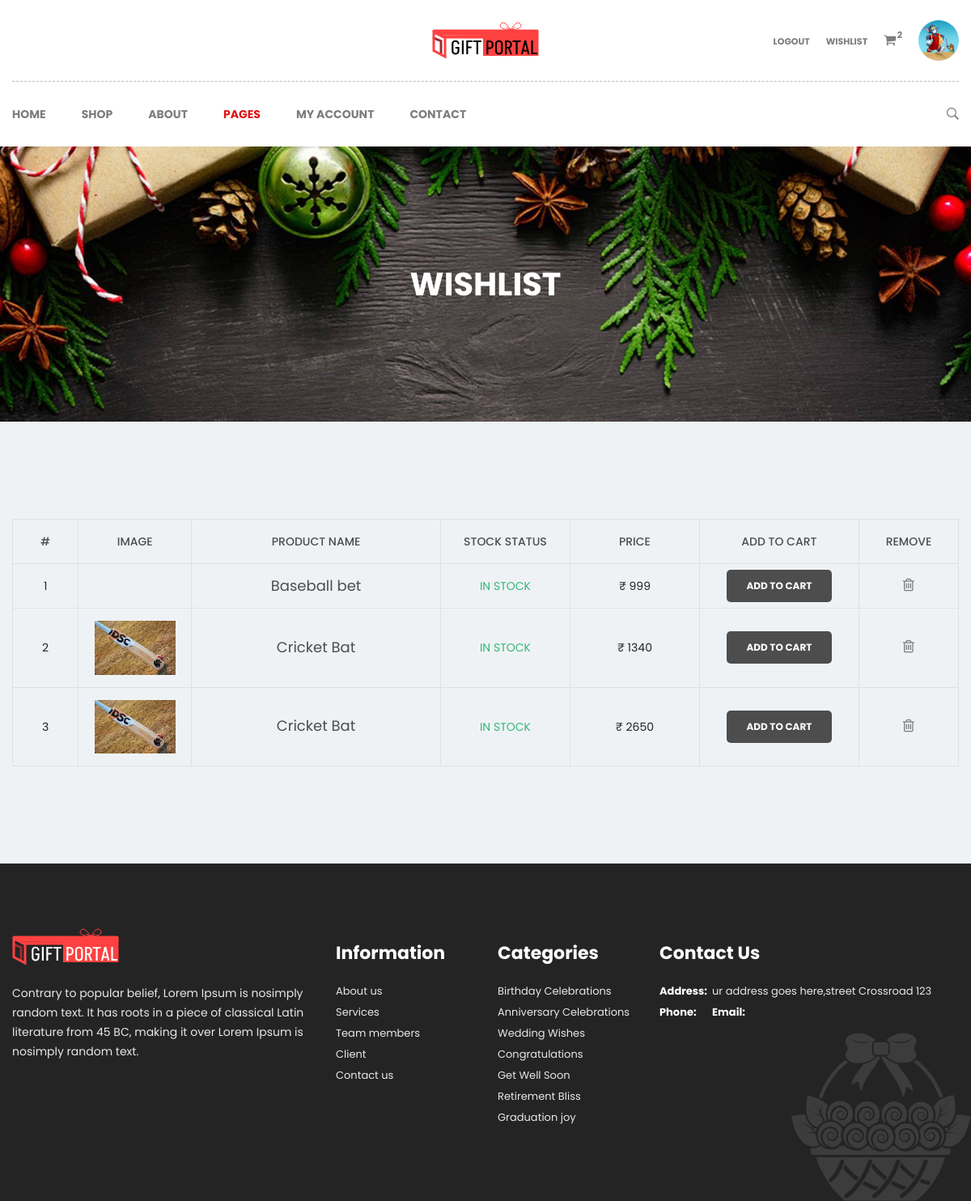
The app's page /wishlist (signed in), older data.
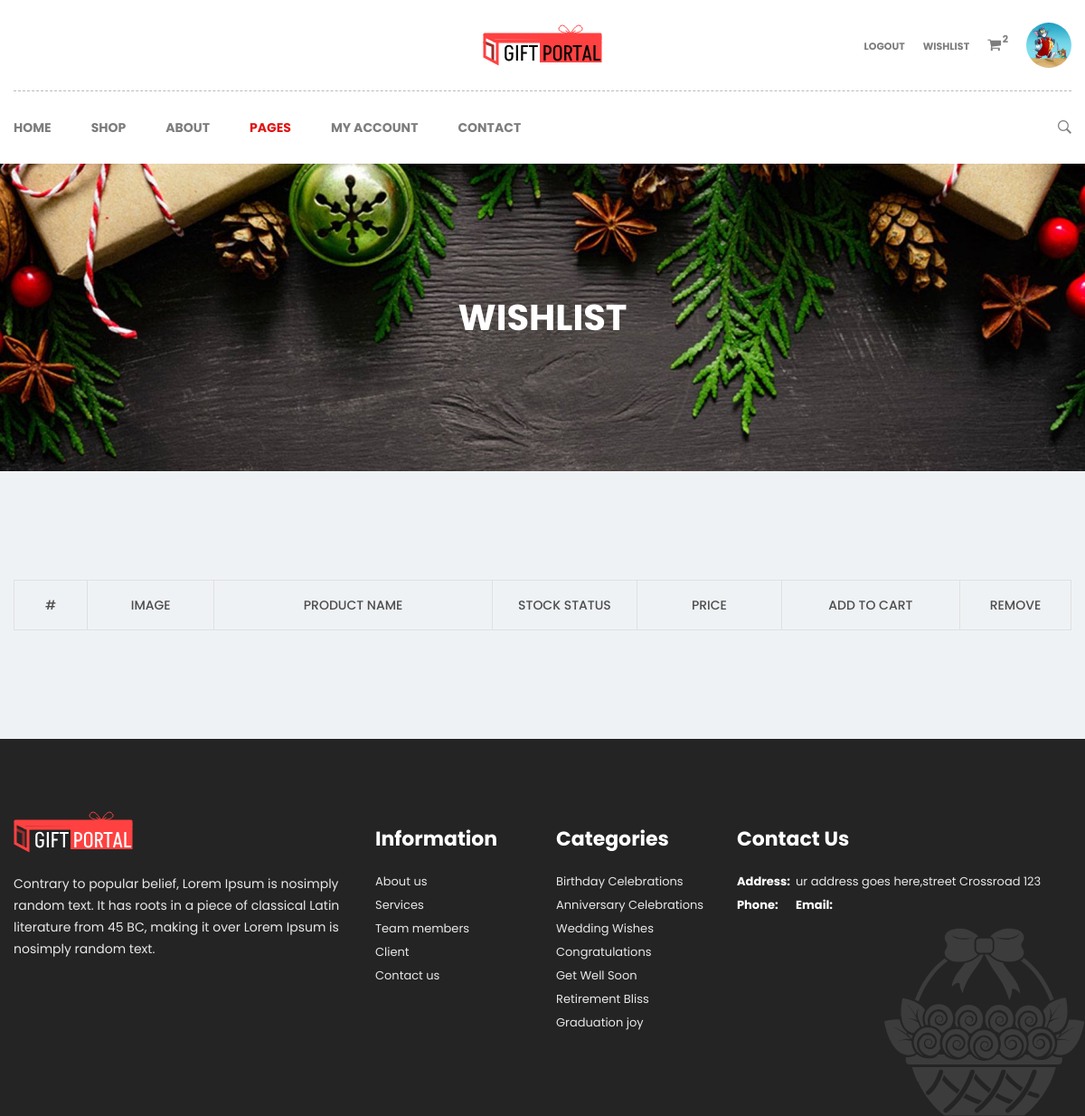
The same page, newer data.
### giftapp/models.py (models this page shows, shortened)
class wishlist(models.Model):
    u_id = models.ForeignKey(usertable, on_delete=models.CASCADE)
    p_id = models.ForeignKey(producttable, on_delete=models.CASCADE)
    created_at = models.DateTimeField(auto_now_add=True)

class producttable(models.Model):
    catid = models.ForeignKey(categorytable, on_delete=models.CASCADE)
    stockist_id = models.ForeignKey(usertable, on_delete=models.CASCADE)
    p_name=models.CharField(max_length=15)
    p_description=models.CharField(max_length=25)
    p_image=models.ImageField()
    p_quantity=models.IntegerField()
    p_price=models.BigIntegerField()
    p_status=models.IntegerField(choices=PRODUCT_STATUS, default=0)

### giftapp/views.py (the view)
# urls.py: path("wishlist", views.wishList, name="wishlist"),
def wishList(request):
    dataOfWish = wishlist.objects.filter(u_id=request.session.get('u_id'))
    print(dataOfWish)
    return render(request, "wishlist.html", {'data':dataOfWish})

### giftapp/context_processors.py (called while the page is built)
def user_data(request):
    user_id = request.session.get('u_id')
    user_data = None
    if user_id:
        try:
            user_data = usertable.objects.get(id=user_id)
        except usertable.DoesNotExist:
            pass
    return {'user_data': user_data}

### giftapp/templates/wishlist.html (shortened to what this page needs)
<!doctype html>
{% load static %}
<html class="no-js" lang="en">
    <head>
        <link rel="stylesheet" href="{% static 'css/bootstrap.min.css' %}" />
        <link rel="stylesheet" href="{% static 'css/font-awesome.min.css' %}" />
        <link rel="stylesheet" href="{% static 'css/ionicons.min.css' %}" />
        <link rel="stylesheet" href="{% static 'css/plugins.css' %}" />
        <link rel="stylesheet" href="{% static "style.css" %}" />
    </head>
<body>
<div id="main-wrapper" class="section">
    {% include 'includes/header.html' %}
    <div class="page-banner-section section" style="background-image: url({% static "img/bg/page-banner.jpg" %})">
        <div class="container">
            <div class="row">
                <div class="page-title text-center col">
                    <h1>Wishlist</h1>
                </div>
            </div>
        </div>
    </div>
    <div class="wishlist-section section pt-120 pb-90">
        <div class="container">
            <div class="row">
                <div class="col-12">
                    <div class="table-responsive mb-30">
                        <table class="table cart-table text-center">
                            <thead>
                                <tr>
                                    <th class="number">#</th>
                                    <th class="image">image</th>
                                    <th class="name">product name</th>
                                    <th class="qty">stock status</th>
                                    <th class="price">price</th>
                                    <th class="total">add to cart</th>
                                    <th class="remove">remove</th>
                                </tr>
                            </thead>
                            <tbody>
                                {% for wishData in data %}
                                <tr>
                                    <td><span class="cart-number">{{forloop.counter}}</span></td>
                                    <td><a href="product-details/{{wishData.p_id.id}}" class="cart-pro-image"><img src="/media/{{wishData.p_id.p_image}}" alt="" /></a></td>
                                    <td><a href="product-details/{{wishData.p_id.id}}" class="cart-pro-title">{{wishData.p_id.p_name}}</a></td>
                                    <td><p class="stock in-stock">
                                        {% if wishData.p_id.p_quantity <= 0 %}
                                            not in stock
                                        {%elif wishData.p_id.p_quantity <= 15 %}
                                            hurry up, few left!
                                        {%else%}
                                            in stock
                                        {% endif %}
                                    </p></td>
                                    <td><p class="cart-pro-price">₹ {{wishData.p_id.p_price}}</p></td>
                                    <td><button class="wl-add-cart-btn">add to cart</button></td>
                                    <td>
                                        <a href="deletewishlistitem/{{wishData.id}}">
                                            <button class="cart-pro-remove"><i class="fa fa-trash-o"></i></button>
                                        </a>
                                    </td>
                                </tr>
                                {% endfor %}
                            </tbody>
                        </table>
                    </div>
                </div>
            </div>
        </div>
    </div>
    {% include 'includes/footer.html' %}
</div>
</body>
</html>

Row changes from the older to the newer data that the page shows:
removed wishlist: p_id.p_name "Baseball bet", shows "IN STOCK", p_id.p_price "999"
removed wishlist: p_id.p_image (picture), p_id.p_name "Cricket Bat", shows "IN STOCK", p_id.p_price "1340"
removed wishlist: p_id.p_image (picture), p_id.p_name "Cricket Bat", shows "IN STOCK", p_id.p_price "2650"
